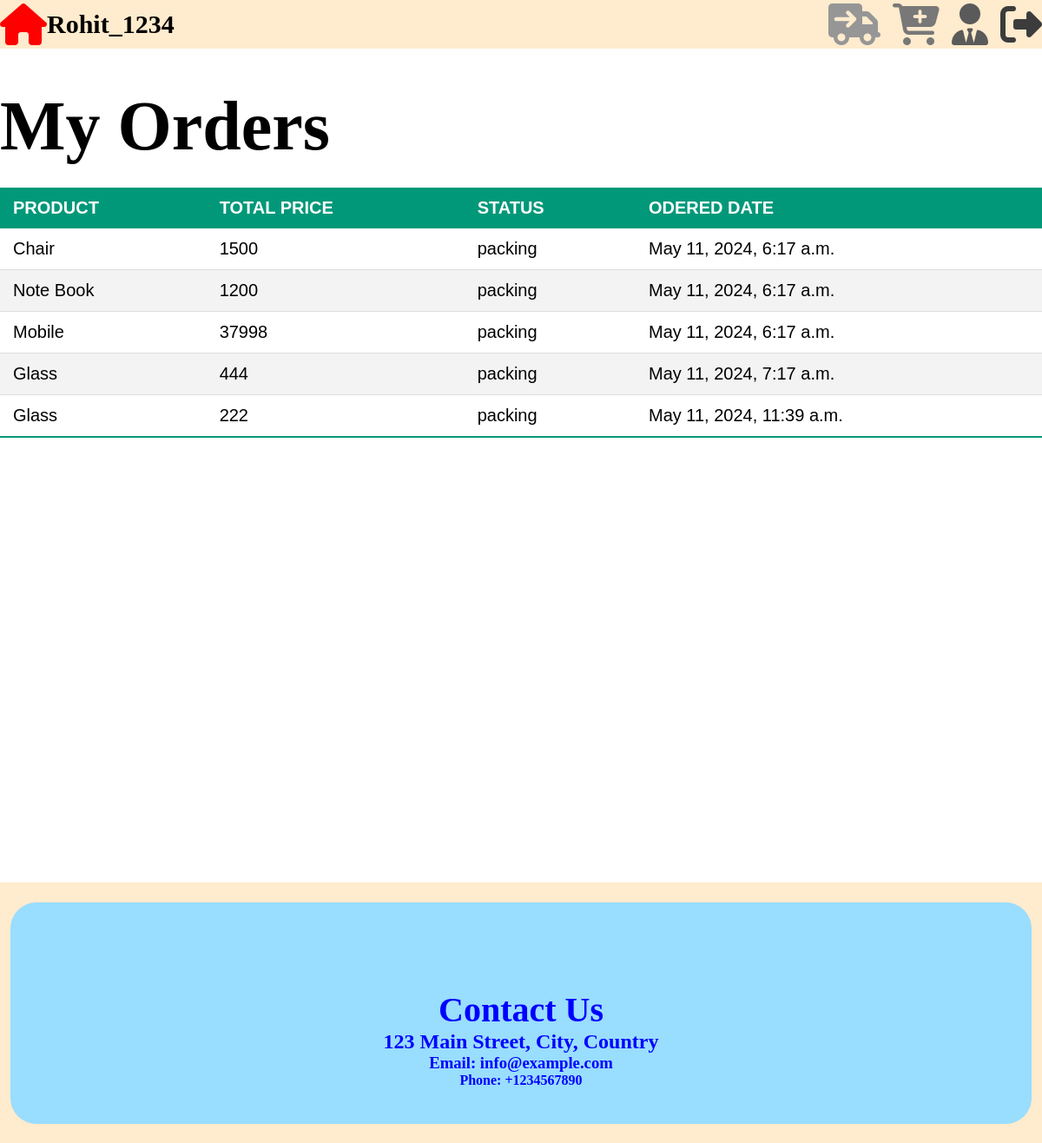
The app's page /home/orders/ (signed in) with its own data.
### e_commerce_site/models.py (models this page shows)
class ordered(models.Model):
    user = models.ForeignKey(User, on_delete=models.CASCADE)
    product=models.ForeignKey(product_management,on_delete=models.CASCADE)
    total_price=models.IntegerField()
    choice=[
        ('cancel','cancel'),
        ('packing','packing'),
        ('shipping','shipping'),
        ('delivered','delivered')
    ]
    status=models.CharField(max_length=30,choices=choice)
    ordered = models.DateTimeField(auto_now_add=True)

class product_management(models.Model):
    name=models.CharField(max_length=50,null=False)
    description=models.CharField(max_length=500,null=False)
    price=models.IntegerField(null=False)
    quantity=models.IntegerField(null=False)
    image=models.ImageField(upload_to='image/',null=False)
    def __str__(self):
        return self.name

### e_commerce_site/views.py (the view)
# urls.py: path('home/orders/',views.orders,name='orders'),
def orders(request):
    try:
        if not request.user.is_authenticated:
            return redirect('login')
        obj=ordered.objects.filter(user=request.user)
        return render(request,'orders.html',{'data':obj,'username':request.user})
    except Exception as e:
        return HttpResponse(e)

### templates/orders.html (shortened to what this page needs)
<!DOCTYPE html>
<html lang="en">
<head>
<link rel="stylesheet" href="/static/css/order.css">
</head>
<body>
<header style="height:7vh;align-item:text-align:center;display:flex;align-items: center;">
        <div style=" justifyContent: center; alignItems: center;text-align:center;" >
            <a href="/home/"><i style="font-size: 6vh;color:red;" class="fa-solid fa-house" ></i></a>
        </div>
    <div>
       {% if  username == 'Login' %}
        <h1 style="padding:12px;"><a href="/login/">{{ username }}</a></h1>
        {% else %}
        <h1 style="font-size:30px;margin-top:0">{{ username }}</h1>
        {% endif %}
    </div>
        <div class="right_header">
            <a href="/home/orders/"><i style="font-size: 6vh;color:rgb(150, 150, 150);padding-left:10px;" class="fa-solid fa-truck-arrow-right"></i></a>
            <a href="/home/cart/"><i style="font-size: 6vh;color:rgb(120, 120, 120);padding-left:10px;" class="fa-solid fa-cart-plus"></i></a>
            <a href="/admin_panal/"><i style="font-size: 6vh;color:rgb(90, 90, 90);padding-left:10px;" class="fa-solid fa-user-tie"></i></a>
            <a href="/logout/"><i style="font-size: 6vh;color:rgb(60, 60, 60);padding-left:10px;" class="fa-solid fa-right-from-bracket"></i></a>
        </div>
</header>
<h1>My Orders</h1>
<div style="min-height:800px;">
<table class="styled-table">
    <thead>
        <tr>
            <th>PRODUCT</th>
            <th>TOTAL PRICE</th>
            <th>STATUS</th>
            <th>ODERED DATE</th>
        </tr>
    </thead>
    <tbody>
    {% for i in data %}
        <tr>
            <td>{{ i.product }}</td>
            <td>{{ i.total_price }}</td>
            <td>{{ i.status }}</td>
            <td>{{ i.ordered }}</td>
        </tr>
       {% endfor %}
    </tbody>
</table>
</div>
<footer style="text-align: center;display:flex;width:100%;margin:0;padding:0;align-items:center;">
<div style="width:98%;height:85%;align-items:center;background-color:#99ddff;border-radius:30px;justify-content:center;padding-top:0%;">
            <h1 style="font-size:40px;">Contact Us</h1>
            <h2>123 Main Street, City, Country</h2>
            <h3>Email: info@example.com</h3>
            <h4>Phone: +1234567890</h4>
        </div>
</footer>
</body>
</html>

### e_commerce_site/static/css/order.css (style rules this page uses)
* { padding:0; margin:0; }
.styled-table { width: 100%; border-collapse: collapse; margin: 25px 0; font-size: 0.9em; font-family: sans-serif; }
.styled-table thead tr { background-color: #009879; color: #ffffff; text-align: left; }
.styled-table th, .styled-table td { padding: 12px 15px; font-size:20px; }
.styled-table tbody tr { border-bottom: 1px solid #dddddd; }
.styled-table tbody tr:nth-of-type(even) { background-color: #f3f3f3; }
.styled-table tbody tr:last-of-type { border-bottom: 2px solid #009879; }
header { background-color:#FFEBCD; display: flex; position: fixed; top: 0; z-index: 999; height: 7vh; width:100%; text-align:center; }
.right_header { text-align: right; width:100%; }
h1 { margin-top:100px; font-size:80px; }
footer { height:300px; width:100%; background-color:#FFEBCD; color: blue; padding: 40px; text-align: center; justify-content:center; }

### records on screen
ordered: product "Chair", total_price "1500", status "packing", ordered "May 11, 2024, 6:17 a.m."
ordered: product "Note Book", total_price "1200", status "packing", ordered "May 11, 2024, 6:17 a.m."
ordered: product "Mobile", total_price "37998", status "packing", ordered "May 11, 2024, 6:17 a.m."
ordered: product "Glass", total_price "444", status "packing", ordered "May 11, 2024, 7:17 a.m."
ordered: product "Glass", total_price "222", status "packing", ordered "May 11, 2024, 11:39 a.m."

### other values on screen
{{ username }} "Rohit_1234"
